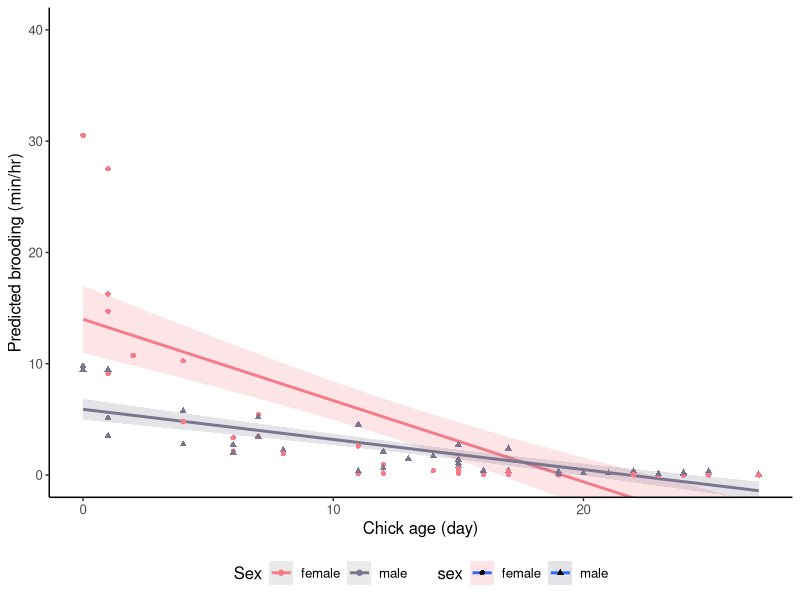

This figure's R source: (Note: this script raises an error after producing the figure.)
### Red-headed Woodpecker brooding duration model predictions
### By: Lynn Abigail Walter

### Latest updates:
# Aug 2019 - After correcting the bbyvid to sum duration of brooding, a new top model was selected. My thesis used model 1.1i which did not include Tmax as a factor, but the new top model 1.5i does.

### BEST VERSION

# libraries ---------------------------------------------------------------

library(tidyverse)
library(reshape2)
library(glmmTMB)

# data --------------------------------------------------------------------

bbyvid <- 
  read.csv("clean_data/behaviors.csv", stringsAsFactors = FALSE) %>%
  as_tibble() %>%
  # Calculate standardized temperatures
  mutate(
    std_tmax = (tmax - mean(tmax))/sd(tmax),
    brood_perhr = (brooding_min/usable_video)*60)

# script ------------------------------------------------------------------

# Run best model
brood_mod <- 
  glmmTMB(brooding_min ~ exact_age_chick*sex + 
            peeped_chick_count + std_tmax + 
            (1|brood_id) + offset(log(usable_video)), 
          data = bbyvid, 
          ziformula = ~., 
          family = "truncated_nbinom1")

summary(brood_mod)

# Generate dataframes with needed model variables to generate prediction
brooding_predictions <- 
  bbyvid %>%
  select(brooding_min, subject, brood_id, exact_age_chick, sex, habitat,
         std_tmax, usable_video, peeped_chick_count) 

# Calculate brooding rate (brooding per minute)
brooding_predictions <-
  brooding_predictions %>%
  mutate(
    predicted_brood_per_unit = 
      stats::predict(brood_mod, brooding_predictions, type = "response"),
    predicted_brood_per_hr =
      (predicted_brood_per_unit/usable_video)*60,
    brood_per_hr = (brooding_min/usable_video)*60,
    tmax = ifelse(std_tmax > 0, "Hot", "Cool"))

# Colors
colors_sex <- c("female" = "#F47C89", "male" = "#7b758e")
colors_tem <- c("Cool" = "#6bd2db", "Hot" = "#fc913a")
colors_bw <- c("Cool" = "#ABABAB", "Hot" = "#333333")

predbrood_conditional <- 
  brooding_predictions %>% 
  filter(predicted_brood_per_unit > 1)

# linear plots ------------------------------------------------------------

# Final brooding plot - by sex (color)
ggplot(brooding_predictions, 
       aes(x = exact_age_chick, 
           y = predicted_brood_per_hr, 
           color = sex, 
           fill = sex)) +
  stat_smooth(method = glm, 
              formula = y ~ x, 
              aes(y = predicted_brood_per_hr, 
                  color = as.factor(sex), 
                  fill = as.factor(sex)), 
              alpha = 0.2,
              se = TRUE, 
              level = 0.95, 
              fullrange = TRUE) +
  geom_point(aes(color = sex, shape = sex)) +
  coord_cartesian(ylim = c(0,40)) + 
  labs(x = "Chick age (day)", y = "Predicted brooding (min/hr)") + 
  scale_fill_manual(values = colors_sex) +
  scale_color_manual(values = colors_sex) + 
  guides(color = guide_legend("Sex")) +
  theme_classic() +
  theme(legend.position = "bottom", 
        text = element_text(size = 12)) 

# Final brooding plot - by sex (black & white)
brooding_sex <-
  ggplot(brooding_predictions, 
       aes(x = exact_age_chick, 
           y = predicted_brood_per_hr)) +
  stat_smooth(
    method = glm, 
    formula = y ~ x, 
    aes(y = predicted_brood_per_hr, 
        linetype = sex,
        color = sex), 
    size = 0.5, 
    se = TRUE, 
    level = 0.95, 
    fullrange = TRUE) +
  geom_point(aes(color = sex, shape = sex)) +
  coord_cartesian(ylim = c(0,40)) + 
  labs(title = "Figure 3a",
       x = "Chick age (day)", 
       y = "Predicted brooding (min/hr)") + 
  guides(color = guide_legend("Sex"), 
         shape = guide_legend("Sex"),
         linetype = guide_legend("Sex")) +
  scale_shape_manual(values = c(17, 1)) +
  scale_color_manual(values = c("female" = "black", "male" = "black")) +
  scale_fill_grey(start = 0.6, end = 0.6) +
  theme_classic() +
  theme(axis.title.x = element_text(size = 10), 
        axis.title.y = element_text(size = 10),
        axis.text.y = element_text(size = 9),
        axis.text.x = element_text(size = 9),
        legend.text = element_text(size = 10),
        legend.title = element_text(size = 10),
        legend.position = "bottom") +
  ggplot2::ggsave(
  file = "brooding_sex_fig.pdf",
  path ="plots/bw/",
  width = 3.5,
  height = 3,
  units = "in",
  dpi = 600)

# violin plots ------------------------------------------------------------

# Violin plot - by temperature (black & white)
brooding_violin <- 
  ggplot(brooding_predictions, 
       aes(tmax, 
           predicted_brood_per_hr, 
           fill = tmax, 
           color = tmax)) +
  geom_violin(lwd = 0) +
  labs(title = "Figure 3b",
       x = "Maximum daily air temperature", 
       y = "Predicted brooding (min/hr)") +
  scale_x_discrete(
    labels=c("Warm\n(23.9 - 31.5°C)",
             "Hot\n(31.5 - 35.6°C)")) +
  theme(legend.position = "none") +
  scale_color_manual(values = c("Cool" = "#333333", "Hot" = "#333333")) +
  scale_fill_manual(values = c("Cool" = "#333333", "Hot" = "#333333")) +
  theme_classic() +
  theme(axis.title.x = element_text(size = 10), 
        axis.title.y = element_text(size = 10),
        axis.text.y = element_text(size = 9, color = 'black'),
        axis.text.x = element_text(size = 9, color = 'black'),
        legend.text = element_text(size = 10),
        legend.title = element_text(size = 10),
        legend.position = "none") +
  ggsave(
    file = "brooding_T_fig.pdf",
    path ="plots/bw/",
    width = 3.5,
    height = 3,
    units = "in",
    dpi = 600)

# stacked brooding plots --------------------------------------------------

cowplot::plot_grid(brooding_sex, brooding_violin, 
          labels = 'AUTO',
          nrow = 2, ncol = 1) +
  ggsave(
    file = "brooding_plots_pair.pdf",
    path ="plots/bw/",
    width = 3.5,
    height = 7,
    units = "in",
    dpi = 600)

# comparison --------------------------------------------------------------
  
# Temp and chick age
ggplot(brooding_predictions, 
       aes(exact_age_chick, 
           predicted_brood_per_hr, 
           color = tmax, 
           fill = tmax)) +
  stat_smooth(method = glm, 
              formula = y ~ x, 
              aes(y = predicted_brood_per_hr, 
                  color = as.factor(tmax), 
                  fill = as.factor(tmax)), 
              alpha = 0.2,
              se = TRUE, 
              level = 0.95, 
              fullrange = TRUE) +
  geom_point(aes(color = tmax, shape = tmax)) +
  coord_cartesian(ylim = c(0,40)) + 
  labs(x = "Chick age (day)", y = "Predicted brooding (min/hr)") + 
  scale_fill_manual(values = colors_tem) +
  scale_color_manual(values = colors_tem) + 
  guides(color = guide_legend("Tmax")) +
  theme_classic() +
  theme(legend.position = "bottom") 

# actual brooding data plot -----------------------------------------------

# Plotting real values, not predictions
ggplot(bbyvid, 
       aes(exact_age_chick, 
           brooding_min, 
           color = sex, 
           fill = sex)) +
  geom_point(aes(color = sex, shape = sex)) +
  stat_smooth(method = glm, 
              formula = y ~ x, 
              aes(y = brooding_min, 
                  color = as.factor(sex), 
                  fill = as.factor(sex)), 
              alpha = 0.2,
              se = TRUE, 
              level = 0.95) +
  coord_cartesian(ylim = c(0,40)) + 
  labs(x = "Chick age (day)", y = "Actual brooding (min)") + 
  scale_fill_manual(values = colors_sex) +
  scale_color_manual(values = colors_sex) + 
  guides(color=guide_legend("Sex"), fill = FALSE) +
  theme_classic() +
  theme(text=element_text(size=12, family="mono"), 
        legend.position = "bottom") 

# graphs to compare hurdle and non-hurdle models --------------------------

nonhurdle <- 
  glmmTMB(brooding_min ~ exact_age_chick + as.factor(peeped_chick_count) +
            (1|brood_id) + (1|subject) + offset(log(usable_video)), 
          data = bbyvid, ziformula = ~1, family = gaussian())

predbrood_nh <- 
  bbyvid %>%
  select(brooding_min, subject, brood_id, exact_age_chick, sex,
         std_tmax, usable_video, peeped_chick_count)

predbrood_nh <-
  predbrood_nh %>%
  mutate(
    predicted_brood_per_unit = 
      stats::predict(nonhurdle, predbrood_nh, type="response"),
    predicted_brood_per_hr = (predicted_brood_per_unit/usable_video)*60,
    brood_per_hr = (brooding_min/usable_video)*60)

ggplot(data = brooding_predictions, 
       aes(x = brooding_min, 
           y = predicted_brood_per_hr)) +
  geom_point() +
  labs(main = "Hurdle model predictions", 
       x = "Brooding (min/hr)", 
       y = "Predicted brooding (min/hr") + 
  theme_classic()

plot(predbrood$brooding_min, predbrood$predicted_brood_per_hr)
title(main = "Hurdle model predictions")
ylab(main = "Brooding (min/hr)")

plot(predbrood_nh$brooding_min, predbrood_nh$predicted_brood_per_hr) 
title(main = "Zero-inflated gaussian model predictions")
